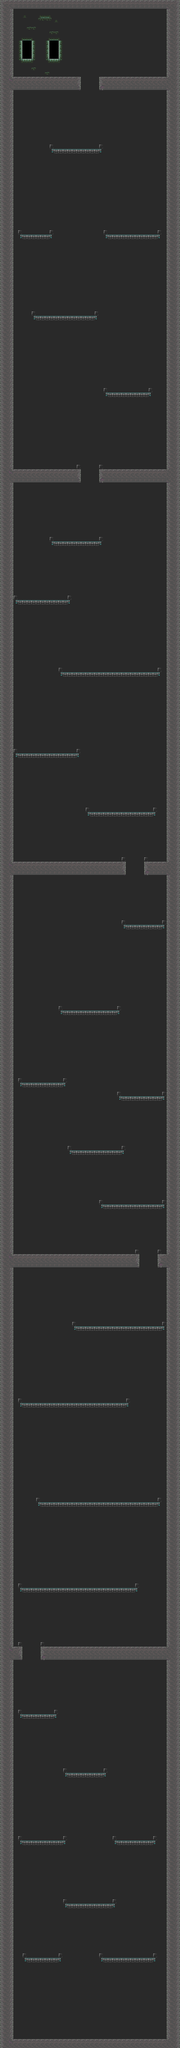

This game map was drawn from its Tiled (.tmx) file and the tilesets committed beside it. A one-line description and the trimmed map source follow:
An orthogonal 40x454 tile map with 16x16 px tiles, 2 tile layers (BackgroundWall, Tile Layer 1), 5 tilesets and 171 objects (Player).

<map version="1.0" orientation="orthogonal" renderorder="right-down" width="40" height="454" tilewidth="16" tileheight="16" nextobjectid="476">
 <tileset firstgid="1" name="tiles_castle" tilewidth="16" tileheight="16" tilecount="256">
  <image source="../images/tiles_castle.png" trans="ff00ff" width="256" height="256" />
  <tile id="194">
   <properties>
    <property name="Class" value="Spike" />
   </properties>
  </tile>
  <tile id="196">
   <properties>
    <property name="Class" value="Spike" />
   </properties>
  </tile>
  <tile id="212">
   <properties>
    <property name="Class" value="Spike" />
   </properties>
  </tile>
  <tile id="225">
   <properties>
    <property name="Class" value="Spike" />
   </properties>
  </tile>
  <tile id="226">
   <properties>
    <property name="Class" value="Spike" />
   </properties>
  </tile>
  <tile id="227">
   <properties>
    <property name="Class" value="Spike" />
   </properties>
  </tile>
  <tile id="228">
   <properties>
    <property name="Class" value="Spike" />
   </properties>
  </tile>
 </tileset>
 <tileset firstgid="257" name="player" tilewidth="32" tileheight="64" tilecount="1">
  <image source="../images/player.png" width="32" height="64" />
  <tile id="0">
   <properties>
    <property name="Class" value="Player" />
   </properties>
  </tile>
 </tileset>
 <tileset firstgid="258" name="portal" tilewidth="32" tileheight="64" tilecount="1">
  <image source="../images/portal.png" width="32" height="64" />
  <tile id="0">
   <properties>
    <property name="Class" value="PortalLvl2" />
   </properties>
  </tile>
 </tileset>
 <tileset firstgid="259" name="gem" tilewidth="16" tileheight="16" tilecount="1">
  <image source="../images/gem.png" width="16" height="16" />
  <tile id="0">
   <properties>
    <property name="Class" value="Gem" />
   </properties>
  </tile>
 </tileset>
 <tileset firstgid="260" name="enemy" tilewidth="32" tileheight="32" tilecount="1">
  <image source="../images/enemy.jpeg" width="32" height="32" />
  <tile id="0">
   <properties>
    <property name="Class" value="EnemySoldier" />
   </properties>
  </tile>
 </tileset>
 <layer name="BackgroundWall" width="40" height="454">
  <properties>
   <property name="collision" value="false" />
   <property name="type" value="0" />
  </properties>
  <data>[18160 cells, 18144 non-empty, 14 distinct tile ids]</data>
 </layer>
 <layer name="Tile Layer 1" width="40" height="454">
  <properties>
   <property name="collision" value="true" />
  </properties>
  <data>[18160 cells, 3759 non-empty, 16 distinct tile ids]</data>
 </layer>
 <objectgroup name="Objects" opacity="0.9">
  <object id="172" name="Player" gid="257" x="128" y="272" width="32" height="64" />
  <object id="267" gid="258" x="304" y="7236" width="32" height="64" />
  <object id="268" gid="260" x="48" y="1664" width="32" height="32" />
  <object id="269" gid="260" x="368" y="1664" width="32" height="32" />
  <object id="270" gid="260" x="224" y="2384" width="32" height="32" />
  <object id="271" gid="260" x="48" y="3056" width="32" height="32" />
  <object id="272" gid="260" x="256" y="4080" width="32" height="32" />
  <object id="273" gid="260" x="48" y="4448" width="32" height="32" />
  <object id="274" gid="260" x="272" y="4704" width="32" height="32" />
  <object id="275" gid="260" x="80" y="4976" width="32" height="32" />
  <object id="276" gid="260" x="256" y="4976" width="32" height="32" />
  <object id="277" gid="260" x="144" y="5328" width="32" height="32" />
  <object id="278" gid="260" x="304" y="5328" width="32" height="32" />
  <object id="279" gid="260" x="80" y="5632" width="32" height="32" />
  <object id="280" gid="260" x="304" y="5840" width="32" height="32" />
  <object id="281" gid="260" x="160" y="5840" width="32" height="32" />
  <object id="282" gid="260" x="80" y="6528" width="32" height="32" />
  <object id="283" gid="227" x="192" y="528" width="16" height="16" />
  <object id="284" gid="227" x="208" y="528" width="16" height="16" />
  <object id="285" gid="227" x="224" y="528" width="16" height="16" />
  <object id="286" gid="227" x="240" y="528" width="16" height="16" />
  <object id="287" gid="227" x="256" y="528" width="16" height="16" />
  <object id="288" gid="227" x="272" y="528" width="16" height="16" />
  <object id="289" gid="227" x="288" y="528" width="16" height="16" />
  <object id="290" gid="227" x="304" y="528" width="16" height="16" />
  <object id="291" gid="227" x="320" y="528" width="16" height="16" />
  <object id="292" gid="227" x="336" y="528" width="16" height="16" />
  <object id="293" gid="227" x="80" y="832" width="16" height="16" />
  <object id="294" gid="227" x="96" y="832" width="16" height="16" />
  <object id="295" gid="227" x="112" y="832" width="16" height="16" />
  <object id="296" gid="227" x="128" y="832" width="16" height="16" />
  <object id="297" gid="227" x="144" y="832" width="16" height="16" />
  <object id="298" gid="227" x="160" y="832" width="16" height="16" />
  <object id="299" gid="227" x="384" y="832" width="16" height="16" />
  <object id="300" gid="227" x="400" y="832" width="16" height="16" />
  <object id="301" gid="227" x="416" y="832" width="16" height="16" />
  <object id="307" gid="227" x="512" y="832" width="16" height="16" />
  <object id="308" gid="227" x="528" y="832" width="16" height="16" />
  <object id="309" gid="227" x="544" y="832" width="16" height="16" />
  <object id="310" gid="227" x="128" y="1120" width="16" height="16" />
  <object id="311" gid="227" x="160" y="1120" width="16" height="16" />
  <object id="312" gid="227" x="144" y="1120" width="16" height="16" />
  <object id="313" gid="227" x="176" y="1120" width="16" height="16" />
  <object id="314" gid="227" x="192" y="1120" width="16" height="16" />
  <object id="315" gid="227" x="208" y="1120" width="16" height="16" />
  <object id="316" gid="227" x="224" y="1120" width="16" height="16" />
  <object id="317" gid="227" x="240" y="1120" width="16" height="16" />
  <object id="318" gid="227" x="256" y="1120" width="16" height="16" />
  <object id="319" gid="227" x="272" y="1120" width="16" height="16" />
  <object id="320" gid="227" x="288" y="1120" width="16" height="16" />
  <object id="321" gid="227" x="304" y="1120" width="16" height="16" />
  <object id="322" gid="227" x="320" y="1120" width="16" height="16" />
  <object id="323" gid="227" x="384" y="1392" width="16" height="16" />
  <object id="324" gid="227" x="400" y="1392" width="16" height="16" />
  <object id="325" gid="227" x="432" y="1392" width="16" height="16" />
  <object id="326" gid="227" x="416" y="1392" width="16" height="16" />
  <object id="327" gid="227" x="448" y="1392" width="16" height="16" />
  <object id="328" gid="227" x="464" y="1392" width="16" height="16" />
  <object id="329" gid="227" x="480" y="1392" width="16" height="16" />
  <object id="330" gid="227" x="496" y="1392" width="16" height="16" />
  <object id="331" gid="227" x="512" y="1392" width="16" height="16" />
  <object id="332" gid="227" x="192" y="1920" width="16" height="16" />
  <object id="333" gid="227" x="208" y="1920" width="16" height="16" />
  <object id="334" gid="227" x="224" y="1920" width="16" height="16" />
  <object id="335" gid="227" x="240" y="1920" width="16" height="16" />
  <object id="336" gid="227" x="256" y="1920" width="16" height="16" />
  <object id="337" gid="227" x="272" y="1920" width="16" height="16" />
  <object id="338" gid="227" x="288" y="1920" width="16" height="16" />
  <object id="339" gid="227" x="304" y="1920" width="16" height="16" />
  <object id="340" gid="227" x="320" y="1920" width="16" height="16" />
  <object id="341" gid="227" x="336" y="1920" width="16" height="16" />
  <object id="342" gid="227" x="64" y="2128" width="16" height="16" />
  </objectgroup>
</map>
<!-- 99 of 171 objects omitted -->